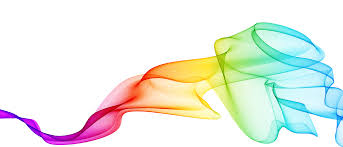
#> input picture Images as Functions/smoke.jpg, 343 x 147 px
$ python experiment_old.py
#> lines starting #> are read from the running program, lines starting #| are printed output that depends on the picture
import numpy as np
import cv2

from ps1_old import *


# [85 lines left out: function main, not called in this run]

if __name__ == "__main__":
    HONOUR_PLEDGE = "By submitting to gradescope, you accept that you have neither received or given aid in the assignment. Please refer to \"Honor_Code_Policy.pdf\" to know about the policy about plagiarism for this class"
    print(HONOUR_PLEDGE)

    LATE_SUBMISSION_POLICY = "I have read the late assignments policy for CS6476. I understand that only my last commit before the deadline will be accepted without penalty."
    print(LATE_SUBMISSION_POLICY)

    # main()
    img1 = cv.imread('smoke.jpg')
#> img1 is the input picture: shape (147, 343, 3); mean B, G, R 228.8, 237.8, 233.9
    cv.imshow("Color", img1)
    cv.imshow("Blue", img1[:, :, 0])
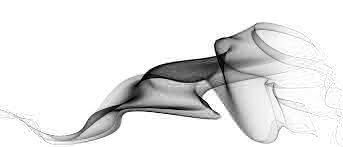
#> window 'Blue': shape (147, 343); min 0, max 255, mean 228.8
    cv.imshow("Green", img1[:, :, 1])
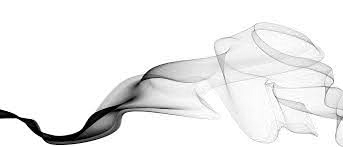
#> window 'Green': shape (147, 343); min 0, max 255, mean 237.8
    cv.imshow("Red", img1[:, :, 2])
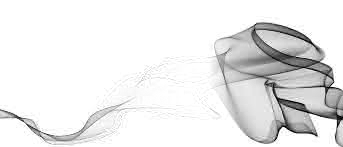
#> window 'Red': shape (147, 343); min 0, max 255, mean 233.9
    cv.imshow("Monochrome", cv2.cvtColor(img1, cv2.COLOR_BGR2GRAY))
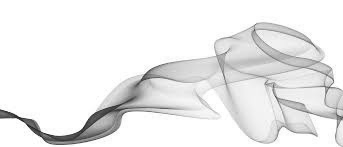
#> window 'Monochrome': shape (147, 343); min 26, max 255, mean 235.6
    cv.waitKey(0)
